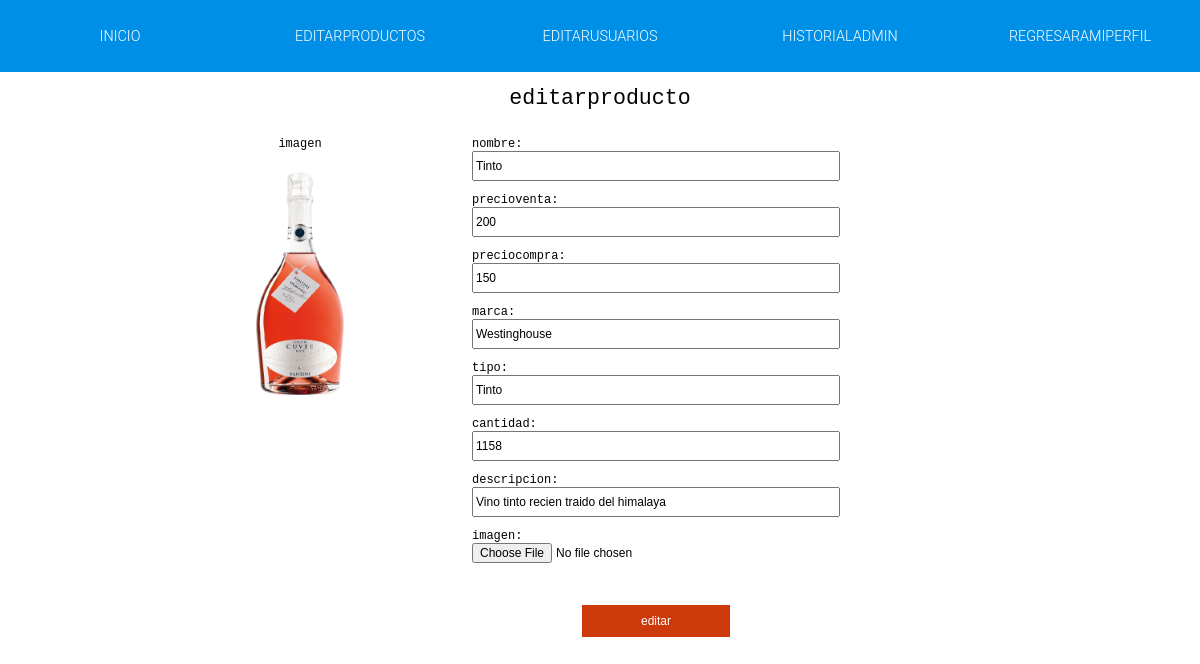
The app's page /panel/editarproducto?pid=1 (signed in) with its own data.
### tables this page shows
CREATE TABLE `PRODUCTOS` (
  `pid` int(11) NOT NULL,
  `nombre` varchar(60) NOT NULL,
  `precio_venta` int(7) NOT NULL,
  `precio_compra` int(7) NOT NULL,
  `marca` varchar(32) NOT NULL,
  `tipo` varchar(24) DEFAULT NULL,
  `cantidad` int(11) NOT NULL,
  `img` varchar(60) NOT NULL,
  `descrip` varchar(100) NOT NULL
);

### libs/view.php (called while the page is built, shortened)
<?php
class View
{
    public function render($nombre)
    {
        require 'views/' . $nombre . '.php';
    }
}

### controllers/Panel_Controller.php (called while the page is built, shortened)
<?php
class Panel_Controller extends controller
{
    public function editarproducto()
    {
        $this->view->render('login/panel/modificarproducto');
    }
}

### index.php (called while the page is built, shortened)
<?php
require 'libs/view.php';
$app = new App();

### traduccion/Translate.php (called while the page is built, shortened)
<?php
class Translate
{
    protected static $conf;
    public static function init($locale = null, $path = null)
    {
        self::$conf = new \stdClass;
    }
    private static function setLocale($locale = null)
    {
        isset($locale)
        ? self::$conf->locale = $locale
        : self::$conf->locale = null;
    }
    private static function setDictionary($path = null)
    {
        isset($path)
        ? self::$conf->dictionary = include $path
        : self::$conf->dictionary = null;
    }
    public static function __($phrase)
    {
        if (isset(self::$conf->locale) && isset(self::$conf->dictionary)) {
            return self::$conf->dictionary[$phrase];
        } else {
            return $phrase;
        }
    }
}

### views/login/panel/modificarproducto.php (the view, shortened to what this page needs)
<?php
require_once 'traduccion/Translate.php';
require 'libs/connect.php';
if (isset($_SESSION['uid'])) {
    $records = $conn->prepare('SELECT * FROM USUARIOS WHERE uid = :id');
    $records->bindParam(':id', $_SESSION['uid']);
    $records->execute();
    $results = $records->fetch(PDO::FETCH_ASSOC);
    $user = null;
    if (count($results) > 0) {
      $user = $results;
    }
  $records = $conn->prepare('SELECT * FROM USUARIOS_Rangos WHERE rid = :id');
  $records->bindParam(':id', $user['rango']);
  $records->execute();
  $results = $records->fetch(PDO::FETCH_ASSOC);
  if (count($results) > 0) {
    $rango = $results;
  }
}
else {
    header("Location: ../login");
    echo "Acceso denegado";
    die();
}
?>
<!DOCTYPE html>
<html lang="en">
<head>
    <link rel="stylesheet" href="../public/css/login/editarproducto.css">
</head>
<body>
<nav class="noselect">
  <ul class="main-menu" id="main-menu">
    <li><a href="<?php echo constant('URL'); ?>"><?=Translate::__('inicio');?></a></li>
    <li><a href="<?php echo constant('URL'); ?>panel/producto"><?=Translate::__('editarproductos');?></a></li>
    <li><a href="<?php echo constant('URL'); ?>panel/editar"><?=Translate::__('editarusuarios');?></a></li>
    <li><a href="<?php echo constant('URL'); ?>panel/historialadmin"><?=Translate::__('historialadmin');?></a></li>
    <li><a href="<?php echo constant('URL'); ?>perfil?uid=<?php echo $_SESSION['uid'] ?>"><?=Translate::__('regresaramiperfil');?></a></li>
  </ul>
</nav> <?php
    if(isset($_GET['pid'])):
      $records = $conn->prepare('SELECT * FROM PRODUCTOS WHERE pid = :id');
      $records->bindParam(':id', $_GET['pid']);
      $records->execute();
      $results = $records->fetch(PDO::FETCH_ASSOC);
    $producto = null;
    if (count($results) > 0) {
      $producto = $results;
    }
?>
<h1 id="title"><?=Translate::__('editarproducto');?></h1>
<div id="editar">
<form action="" method="post" enctype="multipart/form-data" name="form2" id="form2">
<div id="profilepic">
    <p><?=Translate::__('imagen');?></p>
        <p><img src="../<?php echo $producto['img']; ?>" height="100" width="100" />
    </p>
    </div>
<div id="campos">
    <p>
        <?=Translate::__('nombre');?>:<br>
        <input type="text" name="nombre" id="textfield2" value="<?php echo $producto['nombre']; ?>" />
    </p>
    <p>
    <?=Translate::__('precioventa');?>:<br>
        <input type="text" name="precioventa" id="textfield2" value="<?php echo $producto['precio_venta']; ?>" />
    </p>
    <p>
    <?=Translate::__('preciocompra');?>:<br>
        <input type="text" name="preciocompra" id="textfield2" value="<?php echo $producto['precio_compra']; ?>" />
    </p>
    <p>
    <?=Translate::__('marca');?>:<br>
        <input type="text" name="marca" id="textfield2" value="<?php echo $producto['marca']; ?>" />
    </p>
    <p>
    <?=Translate::__('tipo');?>:<br>
        <input type="text" name="tipo" id="textfield2" value="<?php echo $producto['tipo']; ?>" />
    </p>
    <p>
    <?=Translate::__('cantidad');?>:<br>
        <input type="text" name="cantidad" id="textfield2" value="<?php echo $producto['cantidad']; ?>" />
    </p>
    <p>
    <?=Translate::__('descripcion');?>:<br>
        <input type="text" name="descripcion" id="textfield2" value="<?php echo $producto['descrip']; ?>" />
    </p>
    <p>
    <?=Translate::__('imagen');?>:<br>
        <input type="file" name="img" id="upload" />
    </p>
    <p>
        <input type="submit" name="editar" id="button" value="<?=Translate::__('editar');?>" />
    </p>
    </form>
    </div>
<?php endif; ?>
</body>
</html>

### public/css/login/editarproducto.css (style rules this page uses)
body { box-sizing: border-box; margin: 0; position: relative; padding-bottom: 3em; min-height: 150vh; height: auto; }
a { text-decoration: none; color: white; }
nav { background: #008fe7; width: 100%; height: 9vh; text-transform: uppercase; }
img { max-width: 100%; }
.main-menu { width: 100%; height: 9vh; display: flex; flex-direction: column; flex-wrap: nowrap; align-items: center; margin: 0; padding: 0; visibility: hidden; }
@media all and (min-width: 768px) { .main-menu { flex-direction: row; visibility: visible; } }
@media all and (min-width: 768px) { .main-menu li { background: none !important; padding: 0.5em !important; font-weight: 300 !important; font-size: 1.2vw !important; } }
.main-menu li { background: rgba(0, 0, 0, 0.9); width: 100%; padding: 2.3em 0; text-align: center; float: left; margin: 0; list-style: none; color: black; font-family: "Roboto", sans-serif; font-weight: 900; font-size: 3vw; }
form { width: 50vw; }
#title { font-family: monospace; font-weight: 300; text-align: center; font-size: 1.8vw; }
#editar { position: relative; column-gap: 0; margin: 0 auto; width: 60vw; height: 80vh; }
#campos { float: right; }
#upload { width: 100%; height: 50px; font-size: 1vw; }
p { font-size: 1vw; font-family: monospace; }
input[type="text"], input[type="password"] { height: 3vh; width: 30vw; font-size: 1vw; }
#campos input[type="submit"] { font-size: 1vw; border: none; display: block; }
#button { background: #cc390a; margin: 3% 30%; margin-bottom: 25vh; color: white; height: 4vh; width: 40%; }
#profilepic { float: left; }
#profilepic p { font-family: monospace; text-align: center; font-size: 1vw; display: block; }
#profilepic img { width: 10vw; height: auto; }

### records on screen
productos: img (picture), nombre "Tinto", precioventa "200", preciocompra "150", marca "Westinghouse", tipo "Tinto", cantidad "1158", descripcion "Vino tinto recien traido del himalaya"

### other values on screen
Translate::__('inicio') "INICIO"
Translate::__('editarproductos') "EDITARPRODUCTOS"
Translate::__('editarusuarios') "EDITARUSUARIOS"
Translate::__('historialadmin') "HISTORIALADMIN"
Translate::__('regresaramiperfil') "REGRESARAMIPERFIL"
Translate::__('editarproducto') "editarproducto"
Translate::__('imagen') "imagen"
Translate::__('nombre') "nombre"
Translate::__('precioventa') "precioventa"
Translate::__('preciocompra') "preciocompra"
Translate::__('marca') "marca"
Translate::__('tipo') "tipo"
Translate::__('cantidad') "cantidad"
Translate::__('descripcion') "descripcion"
